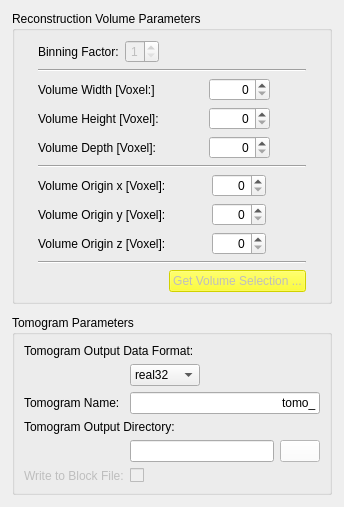
                 <widget class="QWidget" name="tab_ReconParameter">
                  <attribute name="title">
                   <string>Reconstruct. Parameters</string>
                  </attribute>
                  <layout class="QGridLayout" name="gridLayout_24">
                   <item row="0" column="1">
                    <layout class="QGridLayout" name="gridLayout_8">
                     <property name="sizeConstraint">
                      <enum>QLayout::SetMinimumSize</enum>
                     </property>
                     <item row="0" column="0">
                      <widget class="QGroupBox" name="GrBox_ReconstructionParamters">
                       <property name="sizePolicy">
                        <sizepolicy hsizetype="Preferred" vsizetype="Preferred">
                         <horstretch>0</horstretch>
                         <verstretch>0</verstretch>
                        </sizepolicy>
                       </property>
                       <property name="title">
                        <string>Reconstruction Volume Parameters</string>
                       </property>
                       <layout class="QGridLayout" name="gridLayout_7">
                        <item row="0" column="2" colspan="2">
                         <layout class="QHBoxLayout" name="horizontalLayout_24">
                          <item>
                           <widget class="QSpinBox" name="SBox_BinningFactor">
                            <property name="enabled">
                             <bool>false</bool>
                            </property>
                            <property name="alignment">
                             <set>Qt::AlignRight|Qt::AlignTrailing|Qt::AlignVCenter</set>
                            </property>
                            <property name="minimum">
                             <number>1</number>
                            </property>
                            <property name="maximum">
                             <number>8</number>
                            </property>
                           </widget>
                          </item>
                          <item>
                           <spacer name="horizontalSpacer_36">
                            <property name="orientation">
                             <enum>Qt::Horizontal</enum>
                            </property>
                            <property name="sizeHint" stdset="0">
                             <size>
                              <width>106</width>
                              <height>20</height>
                             </size>
                            </property>
                           </spacer>
                          </item>
                         </layout>
                        </item>
                        <item row="1" column="1" colspan="3">
                         <widget class="Line" name="line_2">
                          <property name="sizePolicy">
                           <sizepolicy hsizetype="Preferred" vsizetype="Fixed">
                            <horstretch>0</horstretch>
                            <verstretch>0</verstretch>
                           </sizepolicy>
                          </property>
                          <property name="minimumSize">
                           <size>
                            <width>0</width>
                            <height>0</height>
                           </size>
                          </property>
                          <property name="orientation">
                           <enum>Qt::Horizontal</enum>
                          </property>
                         </widget>
                        </item>
                        <item row="2" column="1" colspan="2">
                         <widget class="QLabel" name="label_VolumeWidth">
                          <property name="text">
                           <string>Volume Width [Voxel:]</string>
                          </property>
                         </widget>
                        </item>
                        <item row="2" column="3">
                         <layout class="QHBoxLayout" name="horizontalLayout_39">
                          <item>
                           <spacer name="horizontalSpacer_38">
                            <property name="orientation">
                             <enum>Qt::Horizontal</enum>
                            </property>
                            <property name="sizeHint" stdset="0">
                             <size>
                              <width>1</width>
                              <height>20</height>
                             </size>
                            </property>
                           </spacer>
                          </item>
                          <item>
                           <widget class="QSpinBox" name="SBox_VolumeWidth">
                            <property name="alignment">
                             <set>Qt::AlignRight|Qt::AlignTrailing|Qt::AlignVCenter</set>
                            </property>
                            <property name="minimum">
                             <number>0</number>
                            </property>
                            <property name="maximum">
                             <number>10000</number>
                            </property>
                            <property name="singleStep">
                             <number>1</number>
                            </property>
                            <property name="value">
                             <number>0</number>
                            </property>
                           </widget>
                          </item>
                          <item>
                           <spacer name="horizontalSpacer_37">
                            <property name="orientation">
                             <enum>Qt::Horizontal</enum>
                            </property>
                            <property name="sizeHint" stdset="0">
                             <size>
                              <width>10</width>
                              <height>20</height>
                             </size>
                            </property>
                           </spacer>
                          </item>
                         </layout>
                        </item>
                        <item row="3" column="1" colspan="2">
                         <widget class="QLabel" name="label_VolumeHeight">
                          <property name="text">
                           <string>Volume Height [Voxel]:</string>
                          </property>
                         </widget>
                        </item>
                        <item row="3" column="3">
                         <layout class="QHBoxLayout" name="horizontalLayout_40">
                          <item>
                           <spacer name="horizontalSpacer_40">
                            <property name="orientation">
                             <enum>Qt::Horizontal</enum>
                            </property>
                            <property name="sizeHint" stdset="0">
                             <size>
                              <width>1</width>
                              <height>20</height>
                             </size>
                            </property>
                           </spacer>
                          </item>
                          <item>
                           <widget class="QSpinBox" name="SBox_VolumeHeight">
                            <property name="alignment">
                             <set>Qt::AlignRight|Qt::AlignTrailing|Qt::AlignVCenter</set>
                            </property>
                            <property name="maximum">
                             <number>10000</number>
                            </property>
                            <property name="singleStep">
                             <number>100</number>
                            </property>
                            <property name="value">
                             <number>0</number>
                            </property>
                           </widget>
                          </item>
                          <item>
                           <spacer name="horizontalSpacer_45">
                            <property name="orientation">
                             <enum>Qt::Horizontal</enum>
                            </property>
                            <property name="sizeHint" stdset="0">
                             <size>
                              <width>10</width>
                              <height>20</height>
                             </size>
                            </property>
                           </spacer>
                          </item>
                         </layout>
                        </item>
                        <item row="4" column="1" colspan="2">
                         <widget class="QLabel" name="label_VolumeDepth">
                          <property name="text">
                           <string>Volume Depth [Voxel]:</string>
                          </property>
                         </widget>
                        </item>
                        <item row="4" column="3">
                         <layout class="QHBoxLayout" name="horizontalLayout_41">
                          <item>
                           <spacer name="horizontalSpacer_39">
                            <property name="orientation">
                             <enum>Qt::Horizontal</enum>
                            </property>
                            <property name="sizeHint" stdset="0">
                             <size>
                              <width>1</width>
                              <height>20</height>
                             </size>
                            </property>
                           </spacer>
                          </item>
                          <item>
                           <widget class="QSpinBox" name="SBox_VolumeDepth">
                            <property name="alignment">
                             <set>Qt::AlignRight|Qt::AlignTrailing|Qt::AlignVCenter</set>
                            </property>
                            <property name="minimum">
                             <number>0</number>
                            </property>
                            <property name="maximum">
                             <number>10000</number>
                            </property>
                            <property name="singleStep">
                             <number>1</number>
                            </property>
                            <property name="value">
                             <number>0</number>
                            </property>
                           </widget>
                          </item>
                          <item>
                           <spacer name="horizontalSpacer_46">
                            <property name="orientation">
                             <enum>Qt::Horizontal</enum>
                            </property>
                            <property name="sizeHint" stdset="0">
                             <size>
                              <width>10</width>
                              <height>20</height>
                             </size>
                            </property>
                           </spacer>
                          </item>
                         </layout>
                        </item>
                        <item row="5" column="1" colspan="3">
                         <widget class="Line" name="line_3">
                          <property name="orientation">
                           <enum>Qt::Horizontal</enum>
                          </property>
                         </widget>
                        </item>
                        <item row="6" column="1" colspan="2">
                         <widget class="QLabel" name="label_VolumeOriginX">
                          <property name="text">
                           <string>Volume Origin x [Voxel]:</string>
                          </property>
                         </widget>
                        </item>
                        <item row="6" column="3">
                         <layout class="QHBoxLayout" name="horizontalLayout_42">
                          <item>
                           <spacer name="horizontalSpacer_43">
                            <property name="orientation">
                             <enum>Qt::Horizontal</enum>
                            </property>
                            <property name="sizeHint" stdset="0">
                             <size>
                              <width>1</width>
                              <height>20</height>
                             </size>
                            </property>
                           </spacer>
                          </item>
                          <item>
                           <widget class="QSpinBox" name="SBox_VolumeOriginX">
                            <property name="alignment">
                             <set>Qt::AlignRight|Qt::AlignTrailing|Qt::AlignVCenter</set>
                            </property>
                            <property name="maximum">
                             <number>4048</number>
                            </property>
                           </widget>
                          </item>
                          <item>
                           <spacer name="horizontalSpacer_47">
                            <property name="orientation">
                             <enum>Qt::Horizontal</enum>
                            </property>
                            <property name="sizeHint" stdset="0">
                             <size>
                              <width>10</width>
                              <height>20</height>
                             </size>
                            </property>
                           </spacer>
                          </item>
                         </layout>
                        </item>
                        <item row="7" column="1" colspan="2">
                         <widget class="QLabel" name="label_VolumeOriginY">
                          <property name="text">
                           <string>Volume Origin y [Voxel]:</string>
                          </property>
                         </widget>
                        </item>
                        <item row="7" column="3">
                         <layout class="QHBoxLayout" name="horizontalLayout_43">
                          <item>
                           <spacer name="horizontalSpacer_42">
                            <property name="orientation">
                             <enum>Qt::Horizontal</enum>
                            </property>
                            <property name="sizeHint" stdset="0">
                             <size>
                              <width>1</width>
                              <height>20</height>
                             </size>
                            </property>
                           </spacer>
                          </item>
                          <item>
                           <widget class="QSpinBox" name="SBox_VolumeOriginY">
                            <property name="alignment">
                             <set>Qt::AlignRight|Qt::AlignTrailing|Qt::AlignVCenter</set>
                            </property>
                            <property name="maximum">
                             <number>4048</number>
                            </property>
                           </widget>
                          </item>
                          <item>
                           <spacer name="horizontalSpacer_48">
                            <property name="orientation">
                             <enum>Qt::Horizontal</enum>
                            </property>
                            <property name="sizeHint" stdset="0">
                             <size>
                              <width>10</width>
                              <height>20</height>
                             </size>
                            </property>
                           </spacer>
                          </item>
                         </layout>
                        </item>
                        <item row="8" column="1" colspan="2">
                         <widget class="QLabel" name="label_VolumeOriginZ">
                          <property name="text">
                           <string>Volume Origin z [Voxel]:</string>
                          </property>
                         </widget>
                        </item>
                        <item row="8" column="3">
                         <layout class="QHBoxLayout" name="horizontalLayout_44">
                          <item>
                           <spacer name="horizontalSpacer_41">
                            <property name="orientation">
                             <enum>Qt::Horizontal</enum>
                            </property>
                            <property name="sizeHint" stdset="0">
                             <size>
                              <width>1</width>
                              <height>20</height>
                             </size>
                            </property>
                           </spacer>
                          </item>
                          <item>
                           <widget class="QSpinBox" name="SBox_VolumeOriginZ">
                            <property name="alignment">
                             <set>Qt::AlignRight|Qt::AlignTrailing|Qt::AlignVCenter</set>
                            </property>
                            <property name="maximum">
                             <number>4048</number>
                            </property>
                           </widget>
                          </item>
                          <item>
                           <spacer name="horizontalSpacer_49">
                            <property name="orientation">
                             <enum>Qt::Horizontal</enum>
                            </property>
                            <property name="sizeHint" stdset="0">
                             <size>
                              <width>10</width>
                              <height>20</height>
                             </size>
                            </property>
                           </spacer>
                          </item>
                         </layout>
                        </item>
                        <item row="9" column="1" colspan="3">
                         <widget class="Line" name="line">
                          <property name="orientation">
                           <enum>Qt::Horizontal</enum>
                          </property>
                         </widget>
                        </item>
                        <item row="10" column="1" colspan="3">
                         <layout class="QHBoxLayout" name="horizontalLayout_45">
                          <item>
                           <spacer name="horizontalSpacer_44">
                            <property name="orientation">
                             <enum>Qt::Horizontal</enum>
                            </property>
                            <property name="sizeType">
                             <enum>QSizePolicy::MinimumExpanding</enum>
                            </property>
                            <property name="sizeHint" stdset="0">
                             <size>
                              <width>1</width>
                              <height>20</height>
                             </size>
                            </property>
                           </spacer>
                          </item>
                          <item>
                           <widget class="QPushButton" name="Btn_GetVolumeFromSelection">
                            <property name="enabled">
                             <bool>false</bool>
                            </property>
                            <property name="styleSheet">
                             <string notr="true">background-color: yellow;</string>
                            </property>
                            <property name="text">
                             <string>Get Volume Selection ...</string>
                            </property>
                            <property name="icon">
                             <iconset>
                              <normaloff>Images/Volume.png</normaloff>Images/Volume.png</iconset>
                            </property>
                           </widget>
                          </item>
                         </layout>
                        </item>
                        <item row="0" column="1">
                         <widget class="QLabel" name="label_BinningFactor">
                          <property name="minimumSize">
                           <size>
                            <width>69</width>
                            <height>0</height>
                           </size>
                          </property>
                          <property name="text">
                           <string>Binning Factor:</string>
                          </property>
                         </widget>
                        </item>
                        <item row="4" column="0">
                         <spacer name="horizontalSpacer_52">
                          <property name="orientation">
                           <enum>Qt::Horizontal</enum>
                          </property>
                          <property name="sizeHint" stdset="0">
                           <size>
                            <width>1</width>
                            <height>20</height>
                           </size>
                          </property>
                         </spacer>
                        </item>
                        <item row="6" column="4">
                         <spacer name="horizontalSpacer_53">
                          <property name="orientation">
                           <enum>Qt::Horizontal</enum>
                          </property>
                          <property name="sizeHint" stdset="0">
                           <size>
                            <width>1</width>
                            <height>20</height>
                           </size>
                          </property>
                         </spacer>
                        </item>
                       </layout>
                      </widget>
                     </item>
                     <item row="2" column="0">
                      <widget class="QGroupBox" name="GrBox_TomoParameters">
                       <property name="title">
                        <string>Tomogram Parameters</string>
                       </property>
                       <layout class="QFormLayout" name="formLayout">
                        <property name="fieldGrowthPolicy">
                         <enum>QFormLayout::AllNonFixedFieldsGrow</enum>
                        </property>
                        <item row="0" column="0" colspan="2">
                         <widget class="QLabel" name="label_TomoOutDataFormat">
                          <property name="text">
                           <string>Tomogram Output Data Format:</string>
                          </property>
                         </widget>
                        </item>
                        <item row="1" column="1">
                         <layout class="QHBoxLayout" name="horizontalLayout_25">
                          <item>
                           <widget class="QComboBox" name="CBox_TomoOutDataFormat">
                            <property name="maximumSize">
                             <size>
                              <width>70</width>
                              <height>16777215</height>
                             </size>
                            </property>
                            <property name="layoutDirection">
                             <enum>Qt::LeftToRight</enum>
                            </property>
                            <item>
                             <property name="text">
                              <string>real32</string>
                             </property>
                            </item>
                            <item>
                             <property name="text">
                              <string>byte</string>
                             </property>
                            </item>
                            <item>
                             <property name="text">
                              <string>ushort16</string>
                             </property>
                            </item>
                            <item>
                             <property name="text">
                              <string>short16</string>
                             </property>
                            </item>
                           </widget>
                          </item>
                          <item>
                           <spacer name="horizontalSpacer_51">
                            <property name="orientation">
                             <enum>Qt::Horizontal</enum>
                            </property>
                            <property name="sizeHint" stdset="0">
                             <size>
                              <width>88</width>
                              <height>20</height>
                             </size>
                            </property>
                           </spacer>
                          </item>
                         </layout>
                        </item>
                        <item row="2" column="0">
                         <widget class="QLabel" name="label_TomoName">
                          <property name="text">
                           <string>Tomogram Name:</string>
                          </property>
                         </widget>
                        </item>
                        <item row="2" column="1">
                         <layout class="QHBoxLayout" name="horizontalLayout_21">
                          <item>
                           <widget class="QLineEdit" name="LEd_TomoName">
                            <property name="minimumSize">
                             <size>
                              <width>180</width>
                              <height>0</height>
                             </size>
                            </property>
                            <property name="text">
                             <string>tomo_</string>
                            </property>
                            <property name="alignment">
                             <set>Qt::AlignRight|Qt::AlignTrailing|Qt::AlignVCenter</set>
                            </property>
                           </widget>
                          </item>
                         </layout>
                        </item>
                        <item row="3" column="0" colspan="2">
                         <widget class="QLabel" name="label_TomoOutDir">
                          <property name="text">
                           <string>Tomogram Output Directory:</string>
                          </property>
                         </widget>
                        </item>
                        <item row="4" column="1">
                         <layout class="QHBoxLayout" name="horizontalLayout_16">
                          <item>
                           <widget class="QLineEdit" name="LEd_TomoOutDir">
                            <property name="minimumSize">
                             <size>
                              <width>144</width>
                              <height>0</height>
                             </size>
                            </property>
                            <property name="whatsThis">
                             <string>&lt;empty&gt;</string>
                            </property>
                            <property name="alignment">
                             <set>Qt::AlignRight|Qt::AlignTrailing|Qt::AlignVCenter</set>
                            </property>
                           </widget>
                          </item>
                          <item>
                           <widget class="QPushButton" name="Btn_SelTomoOutDir">
                            <property name="styleSheet">
                             <string notr="true">background: white;</string>
                            </property>
                            <property name="text">
                             <string/>
                            </property>
                            <property name="icon">
                             <iconset>
                              <normaloff>Images/diropen-32.png</normaloff>Images/diropen-32.png</iconset>
                            </property>
                           </widget>
                          </item>
                         </layout>
                        </item>
                        <item row="5" column="1">
                         <widget class="QCheckBox" name="CkBox_WriteBlockFile">
                          <property name="enabled">
                           <bool>false</bool>
                          </property>
                          <property name="text">
                           <string/>
                          </property>
                          <property name="checked">
                           <bool>false</bool>
                          </property>
                         </widget>
                        </item>
                        <item row="5" column="0">
                         <widget class="QLabel" name="label_WriteToBlockFile">
                          <property name="enabled">
                           <bool>false</bool>
                          </property>
                          <property name="text">
                           <string>Write to Block File:</string>
                          </property>
                         </widget>
                        </item>
                       </layout>
                      </widget>
                     </item>
                     <item row="1" column="0">
                      <spacer name="verticalSpacer_11">
                       <property name="orientation">
                        <enum>Qt::Vertical</enum>
                       </property>
                       <property name="sizeType">
                        <enum>QSizePolicy::Expanding</enum>
                       </property>
                       <property name="sizeHint" stdset="0">
                        <size>
                         <width>5</width>
                         <height>5</height>
                        </size>
                       </property>
                      </spacer>
                     </item>
                    </layout>
                   </item>
                   <item row="0" column="0">
                    <spacer name="horizontalSpacer_20">
                     <property name="orientation">
                      <enum>Qt::Horizontal</enum>
                     </property>
                     <property name="sizeHint" stdset="0">
                      <size>
                       <width>1</width>
                       <height>20</height>
                      </size>
                     </property>
                    </spacer>
                   </item>
                   <item row="0" column="2">
                    <spacer name="horizontalSpacer_21">
                     <property name="orientation">
                      <enum>Qt::Horizontal</enum>
                     </property>
                     <property name="sizeHint" stdset="0">
                      <size>
                       <width>1</width>
                       <height>20</height>
                      </size>
                     </property>
                    </spacer>
                   </item>
                   <item row="1" column="1">
                    <spacer name="verticalSpacer_3">
                     <property name="orientation">
                      <enum>Qt::Vertical</enum>
                     </property>
                     <property name="sizeHint" stdset="0">
                      <size>
                       <width>20</width>
                       <height>1</height>
                      </size>
                     </property>
                    </spacer>
                   </item>
                  </layout>
                 </widget>
